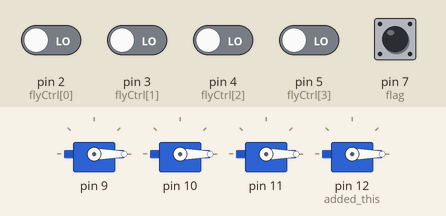
Recording of a sketch running on a simulated Arduino Uno, built with avr-gcc and run on an emulated ATmega328P. On the bench: 4 × servo. Inputs (shaded band) come from the test bench; at power-on: pin 7 (flag) HIGH, pin 2 (flyCtrl[0]), pin 3 (flyCtrl[1]), pin 4 (flyCtrl[2]), pin 5 (flyCtrl[3]) LOW. What the sketch prints to the serial monitor is not drawn.

Above: at 0.2 s.
Timing chart, 0 to 1.7 s (numbered marks = the images above):
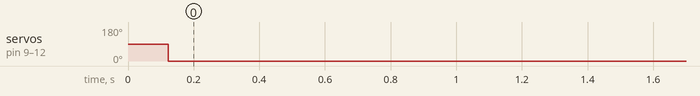

Measured:
- by itself, servo on pin 9–11, servo on pin 12 (added_this): 90° → 0° at 0.12 s

The sketch:

esc_control_by_serial_or_receiver_using_servo_library.ino
```cpp
#if (ARDUINO >= 100)
#include <Arduino.h>
#else
#include <WProgram.h>
#endif

#include <Servo.h>
int throttle[4] = {0, 0, 0, 0};
Servo motor[4];

int flyCtrl[4] = {2, 3, 4, 5};   //these pins should be conected to flycontroller in the right order (first signal rises at pin2, next pin3, etc)
int flag = 7;                  //pin 7 in used to read the switch signal from transmiter on channel 8
/*first quad
int flyCtrl[4] = {5, 6, 7, 8};   //these pins should be conected to flycontroller in the right order (first signal rises at pin2, next pin3, etc)
int flag = 12;                  //pin 12 in used to read the switch signal from transmiter on channel 8
*/
long dt;
long t[8];
int pwms[5] = {1000, 1000, 1000, 1000, 1000};
int test;
char letter;

int pulselnTimeout = 20000;

void setup()
{
    pinMode(flyCtrl[0], INPUT); //replace fixed pins with declared pins for flightcontroller input above
    pinMode(flyCtrl[1], INPUT);
    pinMode(flyCtrl[2], INPUT);
    pinMode(flyCtrl[3], INPUT);
    pinMode(flag, INPUT); //added flag as an input. but has worked before. good?

    //pinMode(8,OUTPUT); //removed this, dont need it right?
    pinMode(9, OUTPUT);
    pinMode(10, OUTPUT);
    pinMode(11, OUTPUT);
    pinMode(12, OUTPUT); //added this, we ouput motor[3] here no?

    motor[0].attach(9);       //those should be the pins of the motor-arduino on the quad
    motor[1].attach(10);
    motor[2].attach(11);
    motor[3].attach(12);

    /*first quad
      pinMode(5,INPUT);
      pinMode(6,INPUT);
      pinMode(7,INPUT);
      pinMode(8,INPUT);
      pinMode(12,INPUT);

      pinMode(2,OUTPUT);
      pinMode(3,OUTPUT);
      pinMode(4,OUTPUT);
      pinMode(13,OUTPUT);

      motor[0].attach(2);       //those should be the pins of the motor-arduino on the quad
      motor[1].attach(3);
      motor[2].attach(4);
      motor[3].attach(13);
    */

    Serial.begin(115200);

    pwms[4] = pulseIn(flag, HIGH, pulselnTimeout); pwms[4] = map(pwms[4], 1300, 2600, 1000, 2000);

    while(Serial.read() != -1); //fflush;
    dt = micros();

    Serial.println(pwms[4]);

}

void loop()
{


    if(pwms[4] > 1800)     //kill switch (SE switch completely up (physical position)). Receiver also sends this as failsafe
    {
        Serial.println("emergency deteced");
        motor[0].writeMicroseconds(1000);
        //throttle[1] = map(pwms[1], 1000, 2000, 40, 140);
        //motor[1].write(throttle[1]);
        motor[1].writeMicroseconds(1000);
        //throttle[2] = map(pwms[2], 1000, 2000, 40, 140);
        //motor[2].write(throttle[2]);
        motor[2].writeMicroseconds(1000);
        //throttle[3] = map(pwms[3], 1000, 2000, 40, 140);
        //motor[3].write(throttle[3]);
        motor[3].writeMicroseconds(1000);
    }


    else if(pwms[4] < 1200)     //if switch , copy flycontroller`s signal, and paste to motors.
    {

        pwms[0] = pulseIn(flyCtrl[0], HIGH, pulselnTimeout);
        pwms[1] = pulseIn(flyCtrl[1], HIGH, pulselnTimeout);
        pwms[2] = pulseIn(flyCtrl[2], HIGH, pulselnTimeout);
        pwms[3] = pulseIn(flyCtrl[3], HIGH, pulselnTimeout);
        pwms[4] = pulseIn(flag, HIGH, pulselnTimeout); pwms[4] = map(pwms[4], 1300, 2600, 1000, 2000);

        //I think this block of commands make the code wait until it got pulses on all channels. the flightcontroller ouputs pwm with cycle length 2.5ms, so the code is done with this block after 12.5ms.

        /*
           while(!digitalRead(flyCtrl[0]))      // "coping"
             t[0] = micros();                   //timestamp when the first channel rises
           while(digitalRead(flyCtrl[0]))
             t[1] = micros();                  //timestamp when the second channel rises (same time the first channels go down)
           while(digitalRead(flyCtrl[1]))
             t[2] = micros();                  // ....
           while(digitalRead(flyCtrl[2]))
             t[3] = micros();
           while(digitalRead(flyCtrl[3]))
             t[4] = micros();
                                             //room for more signals here if needed, ex.: pid tuning through rc-controller
           while(!digitalRead(flag))
             t[5] = micros();
           while(digitalRead(flag))     //this flag is on channel 8     (last channel of the current receiver)
             t[6] = micros();

           pwms[0] = t[1]-t[0];
           pwms[1] = t[2]-t[1];
           pwms[2] = t[3]-t[2];
           pwms[3] = t[4]-t[3];
           pwms[4] = t[6]-t[5];
          */

        // Serial.print(pwms[0]);Serial.print("\t");Serial.print(pwms[1]);Serial.print("\t");Serial.print(pwms[2]);Serial.print("\t");Serial.print(pwms[3]);Serial.print("\t");Serial.println(pwms[4]);

        delay(2);   //delay sincronize signals from serial with signals from receiver
        //why not -dt as in code if pwm comes from jetson? the pulsln block takes its sweet time I think
        //also, is it possible that pulseln blocks and waits to get a signal anyway? so we dont need this delay?

        while(Serial.read() != -1);  // fflush

        //throttle[1] = map(pwms[1], 1000, 2000, 40, 140);      // the range of servo library is 0-180, but for best 'building' a pulse of width between 1000ms and 2000ms, we must map to 40-140
        //pulselen returns 1300us for a 1000us PWM input, and 2600us for a 2000us PWM input. Any ideas why?. for now, we remap linearly, but why is reading wrong?
        throttle[0] = map(pwms[0], 1300, 2600, 1000, 2000);      // "pasting"
        motor[0].writeMicroseconds(throttle[0]);
        /*Serial.print(pwms[0]); //oscilocope checked: writeMicroseconds generates pwm with specified ms given as parameter
        Serial.print(' ');
        Serial.println(throttle[0]);*/
        //motor[0].write(throttle[0]);


        throttle[1] = map(pwms[1], 1300, 2600, 1000, 2000);
        motor[1].writeMicroseconds(throttle[1]);

        throttle[2] = map(pwms[2], 1300, 2600, 1000, 2000);
        motor[2].writeMicroseconds(throttle[2]);

        throttle[3] = map(pwms[3], 1300, 2600, 1000, 2000);
        motor[3].writeMicroseconds(throttle[3]);

    }
    else            //if swicth is middle, read string from serial, compute the pwms values, and 'paste' to motors
    {
        //Serial.println("jetson");


        while(!digitalRead(flag))
            t[5] = micros();
        while(digitalRead(flag))
            t[6] = micros();
        pwms[4] = t[6] - t[5];      // check switch
        //Serial.println(pwms[4]);
        dt = micros();

        if(Serial.available() > 16)
        {

            while(Serial.read() != 'a') {}

            for(int i = 0; i < 4; i++)
            {
                test = (Serial.read() - '0');
                test = 10 * test + (Serial.read() - '0');
                test = 10 * test + (Serial.read() - '0');
                test = 10 * test + (Serial.read() - '0');
                if(test < 2001 && test > 999)
                    pwms[i] = test;
            }

            while(Serial.read() != -1);   // serial print from jetson should be faster

        }

        else        // with switch off, if doesn't receive anything from the jetson, kill all motors
        {
            pwms[0] = 1000;
            pwms[1] = 1000;
            pwms[2] = 1000;
            pwms[3] = 1000;
        }


        dt = micros() - dt;            //is that right? dt will be update with (time now) - (last dt)?
        delay(2 - dt / 1000);         //delay miliseconds, separetely for better precision
        delayMicroseconds(dt % 1000); //delay remaining microseconds
        //does this make the loop run at 2ms=500Hz?
        //can we put this delay behind the motor-writing part?

        //throttle[0] = map(pwms[0], 1000, 2000, 40, 140);    // the range of servo library is 0-180, but for best 'building' a pulse of width between 1000ms and 2000ms, we must map to 40-140
        //motor[0].write(throttle[0]);
        motor[0].writeMicroseconds(pwms[0]);
        //throttle[1] = map(pwms[1], 1000, 2000, 40, 140);
        //motor[1].write(throttle[1]);
        motor[1].writeMicroseconds(pwms[1]);
        //throttle[2] = map(pwms[2], 1000, 2000, 40, 140);
        //motor[2].write(throttle[2]);
        motor[2].writeMicroseconds(pwms[2]);
        //throttle[3] = map(pwms[3], 1000, 2000, 40, 140);
        //motor[3].write(throttle[3]);
        motor[3].writeMicroseconds(pwms[3]);

    }
}
```
